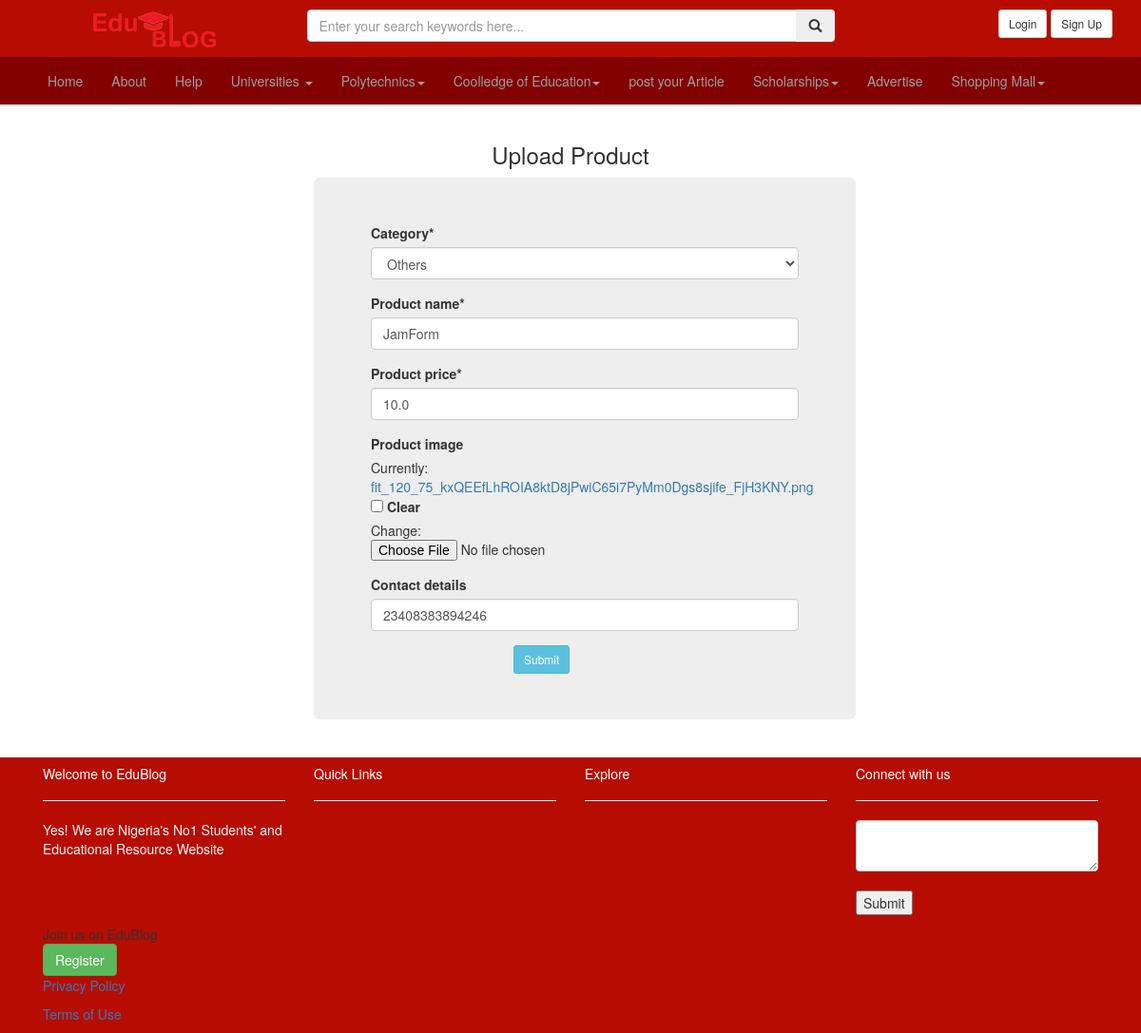
The page /products/1/ on the database its author committed.
### blogs/models.py (models this page shows, shortened)
class Market(models.Model):
	user =models.ForeignKey(User, on_delete=models.CASCADE, blank=True, null=True)
	category=models.CharField(max_length=10, choices=category_choices)
	product_name=models.CharField(max_length=100)
	product_price=models.FloatField(default=10.00)
	post=models.DateTimeField(auto_now_add=True)
	product_image=models.FileField(null=True, blank=True, default='default-img.png', upload_to='comment-img/')
	contact_details=models.IntegerField(null=True, blank=True)

### blogs/views.py (the view)
# urls.py: path('products/<int:pk>/', MarketUpdateview.as_view(),  name='products'),
class MarketUpdateview(UpdateView):
	model=Market
	form_class=SellForm
	template_name='blogs/sell_form.html'
	success_url='/products/'

### blogs/forms.py
class SellForm(forms.ModelForm):
	class Meta:
		model=Market
		fields= ['category', 'product_name', 'product_price', 'product_image', 'contact_details']

### blogs/templates/blogs/sell_form.html (shortened to what this page needs)
{% extends 'base.html'%}
{% load crispy_forms_tags%}
{% load static%}
{% block content%}
<div class="container" style="margin-bottom:10px;" >
	<h3 class="text-center">Upload Product</h3>
	<div class="jumbotron" style="width: 50%; margin-left: 30rem; ">
	<form method="POST"  enctype="multipart/form-data">
		{{form|crispy}}
		<input type="submit" class="btn btn-sm btn-info" style="margin-left: 150px;">
	</form>
	</div>
</div>
{% endblock%}

### templates/base.html (style rules this page uses)
body { position: relative; }

### rows shown on the page
Market: category "Others", product_name "JamForm", product_price "10.0", contact_details "23408383894246"
